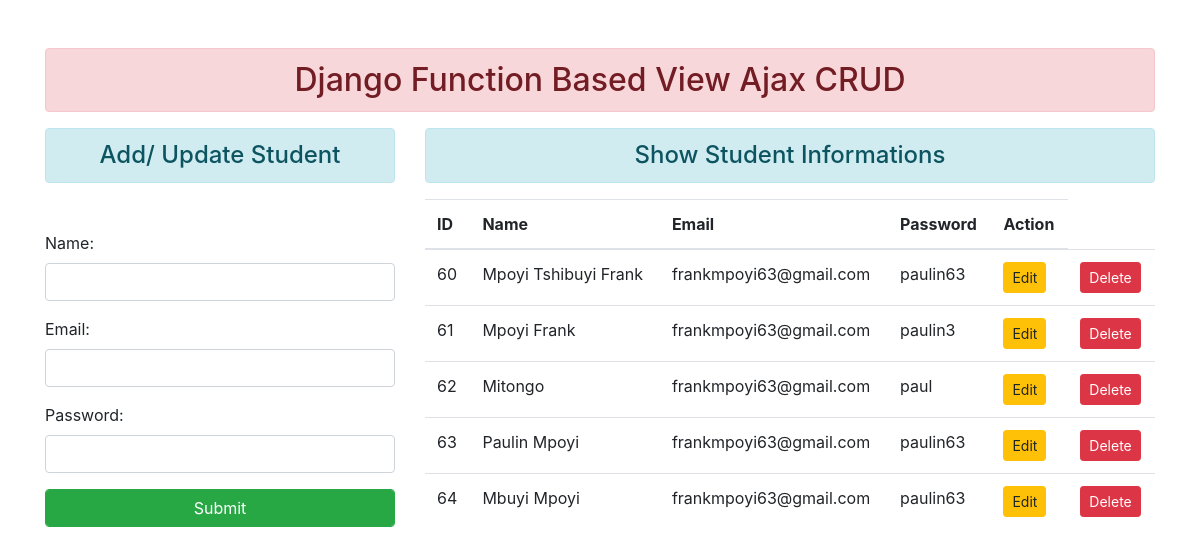
The page / on the database its author committed.
### blog/models.py (models this page shows)
class User(models.Model):
    name = models.CharField(max_length=70)
    email = models.EmailField(max_length=100)
    password = models.CharField(max_length=100)

### blog/views.py (the view)
# urls.py: path('', home),
def home(request):
    form = StudentRegistration()#(request.POST or None)
    student = User.objects.all()
    template_name = 'blog/index.html'
    context = {'form': form, 'student': student}
    return render(request, template_name, context)

### blog/forms.py
class StudentRegistration(forms.ModelForm):
    class Meta:
        model = User
        fields = ['name','email', 'password']
        widgets = {
            'name': forms.TextInput(attrs={'class': 'form-control',
            'id':'nameid'}),
            'email': forms.EmailInput(attrs={'class': 'form-control',
            'id':'emailid'}),
            'password': forms.PasswordInput(attrs={'class': 'form-control',
            'id':'passwordid'})
        }

### templates/blog/index.html (shortened to what this page needs)
{% extends  'base.html'  %}
{% load static %}
{% block content %}
<div class="container  mt-5">
    <h2 class="text-center alert alert-danger">Django Function Based View Ajax CRUD </h2>
    <div class="row">
        <div class="col-sm-4">
            <h4 class= "text-center alert alert-info">Add/ Update Student</h4>
            <form action="" class="mt-5" method="POST" >
                {{form.as_p}}
                <input type="button" value="Submit" class="btn btn-success  form-control" id="btnsave">
            </form>
        </div>
        <div class="col-sm-8">
            <h4 class= "text-center alert alert-info">Show Student Informations</h4>
            <table class="table table-hover">
                <thead>
                    <tr>
                        <th scope="col">ID</th>
                        <th scope="col">Name</th>
                        <th scope="col">Email</th>
                        <th scope="col">Password</th>
                        <th scope="col">Action</th>
                    </tr>
                </thead>
                <tbody id="tbody">
                    {% for name in student %}
                    <tr>
                        <td>{{ name.id }}</td>
                        <td>{{ name.name }}</td>
                        <td>{{ name.email }}</td>
                        <td>{{ name.password }}</td>
                        <td class="">
                            <input type="button" data-sid="{{name.id}}"
                            class="btn btn-warning btn-sm btn-edit" value="Edit">
                        </td>
                        <td>
                            <input type="button" data-sid="{{name.id}}"
                            class="btn btn-danger btn-sm btn-del" value="Delete">
                        </td>
                    </tr>
                    {% endfor %}
                </tbody>
            </table>
        </div>
    </div>
</div>
{% endblock content %}

### templates/base.html (shortened to what this page needs)
{% load static %}
<!doctype html>
<html lang="en">
<head>
    <link rel="stylesheet" href="https://stackpath.bootstrapcdn.com/bootstrap/4.3.1/css/bootstrap.min.css">
</head>
<body>
    {% block content %}
    {% endblock content %}
</body>
</html>

### rows shown on the page
User: id "60", name "Mpoyi Tshibuyi Frank", email "frankmpoyi63@gmail.com", password "paulin63"
User: id "61", name "Mpoyi Frank", email "frankmpoyi63@gmail.com", password "paulin3"
User: id "62", name "Mitongo", email "frankmpoyi63@gmail.com", password "paul"
User: id "63", name "Paulin Mpoyi", email "frankmpoyi63@gmail.com", password "paulin63"
User: id "64", name "Mbuyi Mpoyi", email "frankmpoyi63@gmail.com", password "paulin63"
